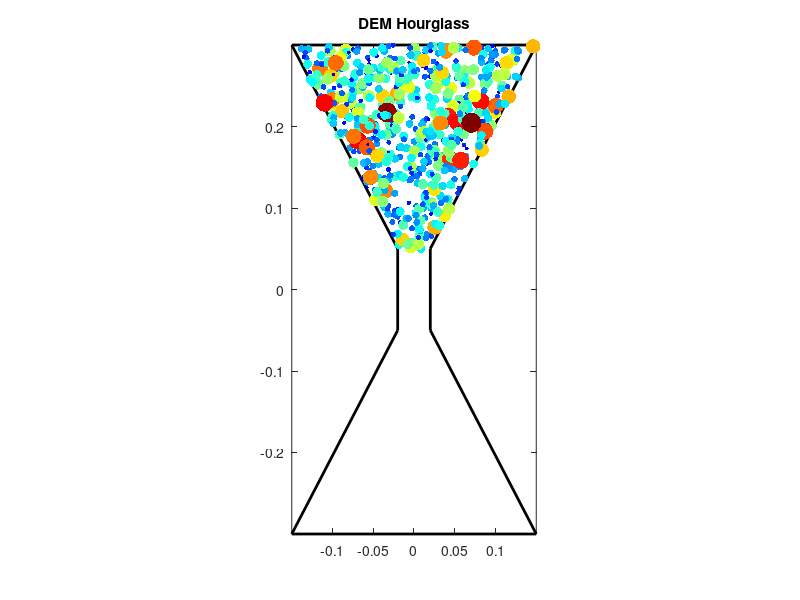

The MATLAB script that drew this image: (Note: this script raises an error after producing the figure.)
% 2D DEM hourglass,
clear; close all; rng(1);

%% ---------------- Simulation Parameters ----------------
N = 600;                    
Rmean = 0.003;
Rstd  = 0.001;
boxW  = 0.3;
boxH  = 0.6;
neckW = 0.04;
neckY = 0.05;

g = 9.81;
rho = 2500;
kn = 1e5;     
kt = 2e4;     
gamma_n = 50;  
mu = 0.4;     
mu_roll = 0.02;

CFL = 0.1;      
t_end = 1.7;
plotEvery = 20;

relaxSteps = 1000;
gamma_relax = 200;

%% ---------------- Hourglass Geometry ----------------
neckHalf = neckW/2;
topY =  boxH/2;
botY = -boxH/2;

% Vertical neck region
neckTop = neckY;          % top of neck
neckBottom = neckY - 0.1; % bottom of vertical neck segment

% Walls: upper funnel
walls = [
    -boxW/2, topY,  boxW/2, topY;       % top horizontal
    -boxW/2, topY, -neckHalf, neckTop;  % left slope
     boxW/2, topY,  neckHalf, neckTop;  % right slope
];

% Vertical neck walls (middle portion)
walls = [walls;
    -neckHalf, neckTop, -neckHalf, neckBottom;  % left vertical neck
     neckHalf, neckTop,  neckHalf, neckBottom]; % right vertical neck

% Lower funnel walls (angled)
walls = [walls;
    -neckHalf, neckBottom, -boxW/2, botY;  % left lower funnel
     neckHalf, neckBottom,  boxW/2, botY]; % right lower funnel

% Bottom horizontal wall
walls = [walls;
    -boxW/2, botY, boxW/2, botY];

polyX = [-boxW/2, boxW/2, neckHalf, -neckHalf];
polyY = [topY, topY, neckTop, neckTop];

%% ---------------- Particle Initialization (log-normal) ----------------
Rs = lognrnd(log(Rmean)-0.5*log(1+(Rstd/Rmean)^2), sqrt(log(1+(Rstd/Rmean)^2)), N,1);
rmax = max(Rs);

pos = zeros(N,2);
placed = 0;
while placed < N
    x = (rand-0.5)*boxW;
    y = neckTop + rand*(topY-neckTop);
    if inpolygon(x,y,polyX,polyY)
        placed = placed + 1;
        pos(placed,:) = [x y];
    end
end
vel = zeros(N,2);
omega = zeros(N,1);
m = rho*pi.*Rs.^2;
I = 0.5*m.*Rs.^2;

%% ---------------- Visualization ----------------
fig = figure('Color','w','Position',[100 100 600 900]);
ax = axes('Parent',fig); hold on; axis equal; box on;
xlim([-boxW/2 boxW/2]); ylim([botY topY]);
title('DEM Hourglass');

for i=1:size(walls,1)
    plot([walls(i,1) walls(i,3)],[walls(i,2) walls(i,4)],'k-','LineWidth',2);
end

cmap = jet(256);
Rs_norm = (Rs - min(Rs)) / (max(Rs) - min(Rs));
colorIdx = round(Rs_norm*255) + 1;
colors = cmap(colorIdx,:);
sc = scatter(pos(:,1), pos(:,2), (Rs*2000).^2, colors, 'filled');
drawnow;

%% ---------------- Compute stable dt ----------------
dt = CFL * min(sqrt(m./kn));

%% ---------------- Initial Relaxation ----------------
force = computeForcesHertzFull(pos, vel, omega, Rs, m, I, walls, kn, kt, gamma_relax, mu, mu_roll, g);
acc = force(:,1:2)./m;
alpha = force(:,3)./I;

for step=1:relaxSteps
    pos = pos + vel*dt + 0.5*acc*dt^2;
    omega = omega + 0.5*alpha*dt;
    force_new = computeForcesHertzFull(pos, vel, omega, Rs, m, I, walls, kn, kt, gamma_relax, mu, mu_roll, g);
    acc_new = force_new(:,1:2)./m;
    alpha_new = force_new(:,3)./I;
    
    vel = vel + 0.5*(acc + acc_new)*dt;
    omega = omega + 0.5*(alpha + alpha_new)*dt;
    
    acc = acc_new; alpha = alpha_new; force = force_new;
end

%% ---------------- DEM Simulation ----------------
t = 0; step = 0;
while t < t_end
    step = step + 1;
    
    pos = pos + vel*dt + 0.5*acc*dt^2;
    omega = omega + 0.5*alpha*dt;
    
    force_new = computeForcesHertzFull(pos, vel, omega, Rs, m, I, walls, kn, kt, gamma_n, mu, mu_roll, g);
    acc_new = force_new(:,1:2)./m;
    alpha_new = force_new(:,3)./I;
    
    dt = CFL * min(sqrt(m./kn));
    
    vel = vel + 0.5*(acc + acc_new)*dt;
    omega = omega + 0.5*(alpha + alpha_new)*dt;
    
    acc = acc_new; alpha = alpha_new; force = force_new;
    
    t = t + dt;
    
    if mod(step,plotEvery)==0
        set(sc,'XData',pos(:,1),'YData',pos(:,2));
        drawnow limitrate;
    end
end

disp('Simulation complete.');

%% ---------------- Function: Hertzian + Rolling Friction (Full Geometry) ----------------
function F = computeForcesHertzFull(pos, vel, omega, R, m, I, walls, kn, kt, gamma_n, mu, mu_roll, g)
    N = size(pos,1);
    F = zeros(N,3);
    
    F(:,2) = -m*g;
    
    maxR = max(R);
    Mdl = KDTreeSearcher(pos);
    neighbors = rangesearch(Mdl, pos, 2*maxR);
    
    %% Particle–particle
    for i=1:N
        ni = neighbors{i};
        for j = ni
            if j<=i, continue; end
            rij = pos(j,:) - pos(i,:);
            dist = norm(rij);
            overlap = R(i)+R(j)-dist;
            if overlap>0
                n = rij/dist;
                dv = vel(j,:) - vel(i,:);
                vn = dot(dv,n);
                fn_mag = kn*overlap^(1.5) - gamma_n*vn;
                fn_mag(fn_mag<0)=0;
                fn = fn_mag*n;
                
                tdir = [-n(2) n(1)];
                vt = dot(dv,tdir) + R(i)*omega(i) + R(j)*omega(j);
                ft_mag = -kt*vt;
                if abs(ft_mag) > mu*fn_mag, ft_mag = -mu*fn_mag*sign(vt); end
                ft = ft_mag*tdir;
                
                torque_i = -mu_roll*fn_mag*R(i)*sign(omega(i));
                torque_j = -mu_roll*fn_mag*R(j)*sign(omega(j));
                
                F(i,:) = F(i,:) + [-(fn+ft), torque_i];
                F(j,:) = F(j,:) + [(fn+ft), torque_j];
            end
        end
    end
    
    %% Particle–wall
    for wi=1:size(walls,1)
        x1 = walls(wi,1:2); x2 = walls(wi,3:4);
        seg = x2 - x1; segL2 = dot(seg,seg);
        for i=1:N
            v = pos(i,:) - x1;
            tproj = max(0,min(1,dot(v,seg)/segL2));
            closest = x1 + tproj*seg;
            
            rij = pos(i,:) - closest;
            dist = norm(rij);
            overlap = R(i) - dist;
            if overlap>0
                if dist==0, n=[0 1]; else n=rij/dist; end
                vn = dot(vel(i,:),n);
                fn_mag = kn*overlap - gamma_n*vn;
                if fn_mag<0, fn_mag=0; end
                fn = fn_mag*n;
                
                tdir = [-n(2) n(1)];
                vt = dot(vel(i,:),tdir);
                ft_mag = -kt*vt;
                if abs(ft_mag)>mu*fn_mag, ft_mag = -mu*fn_mag*sign(vt); end
                ft = ft_mag*tdir;
                
                F(i,1:2) = F(i,1:2) + fn + ft;
                F(i,3) = F(i,3) - mu_roll*fn_mag*R(i)*sign(omega(i));
                
                % Project particle outside wall slightly
                pos(i,:) = closest + n*(R(i)+1e-6);
            end
        end
    end
end
